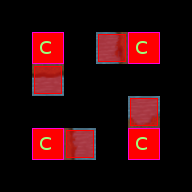

This game map was drawn from its Tiled (.tmx) file and the tilesets committed beside it. A one-line description and the trimmed map source follow:
An orthogonal 6x6 tile map with 32x32 px tiles, 5 tile layers (ruleRegions, ruleSet, rule_Ground, rule_Over, ...), 4 tilesets.

<map version="1.0" orientation="orthogonal" width="6" height="6" tilewidth="32" tileheight="32">
 <tileset firstgid="1" name="collision" tilewidth="32" tileheight="32">
  <image source="../../graphics/tiles/collision.png" width="64" height="32" />
 </tileset>
 <tileset firstgid="3" name="set" tilewidth="32" tileheight="32">
  <image source="../../graphics/tiles/set_cave.png" width="64" height="64" />
 </tileset>
 <tileset firstgid="7" name="set_rules" tilewidth="32" tileheight="32">
  <image source="../../graphics/tiles/set_rules.png" width="32" height="32" />
 </tileset>
 <tileset firstgid="8" name="cave" tilewidth="32" tileheight="32">
  <image source="../../graphics/tiles/cave.png" width="512" height="256" />
 </tileset>
 <layer name="ruleRegions" width="6" height="6">
  <data>[36 cells, 8 non-empty, 1 distinct tile ids]</data>
 </layer>
 <layer name="ruleSet" width="6" height="6">
  <data>[36 cells, 8 non-empty, 2 distinct tile ids]</data>
 </layer>
 <layer name="rule_Ground" width="6" height="6">
  <data>[36 cells, 4 non-empty, 4 distinct tile ids]</data>
 </layer>
 <layer name="rule_Over" width="6" height="6">
  <data>[36 cells, 0 non-empty, 0 distinct tile ids]</data>
 </layer>
 <layer name="rule_collision" width="6" height="6">
  <data>[36 cells, 4 non-empty, 1 distinct tile ids]</data>
 </layer>
</map>
